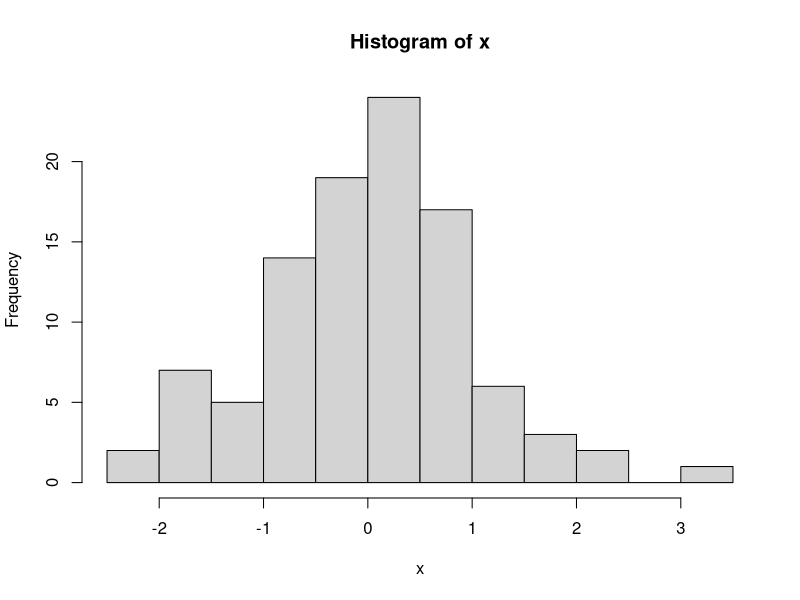
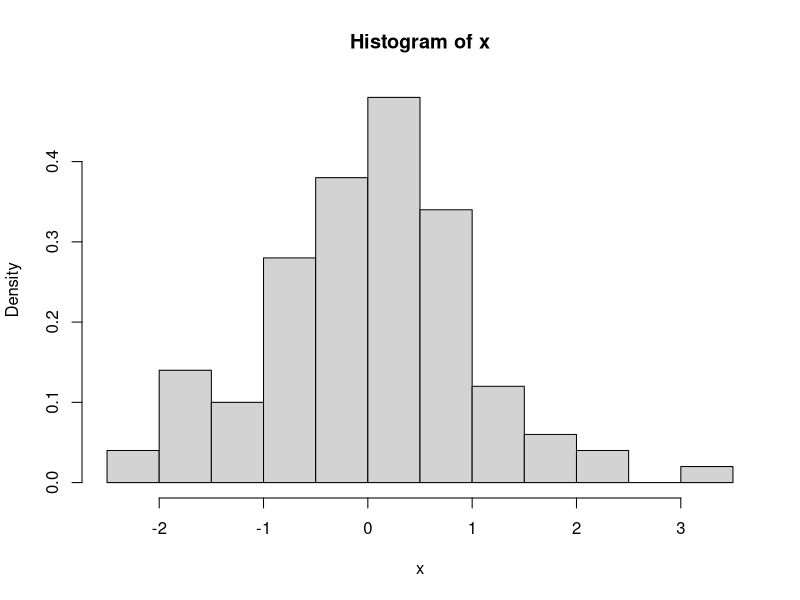
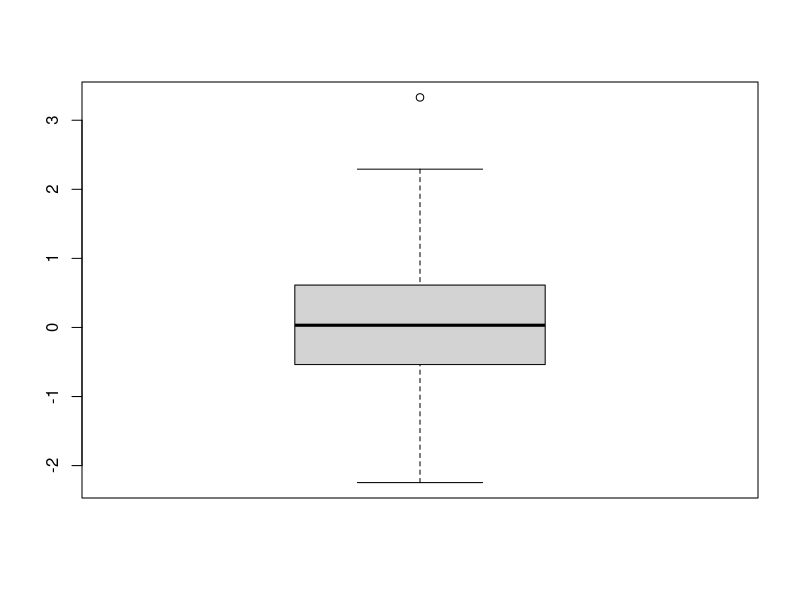
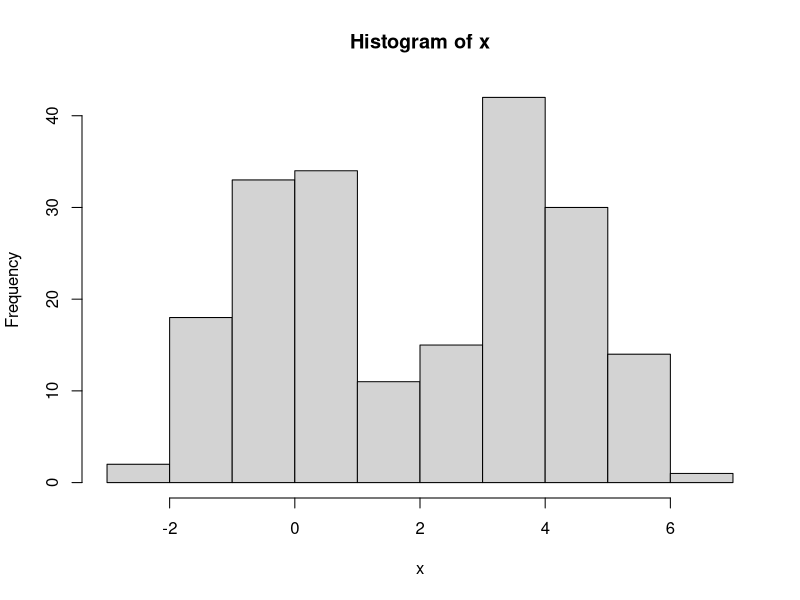
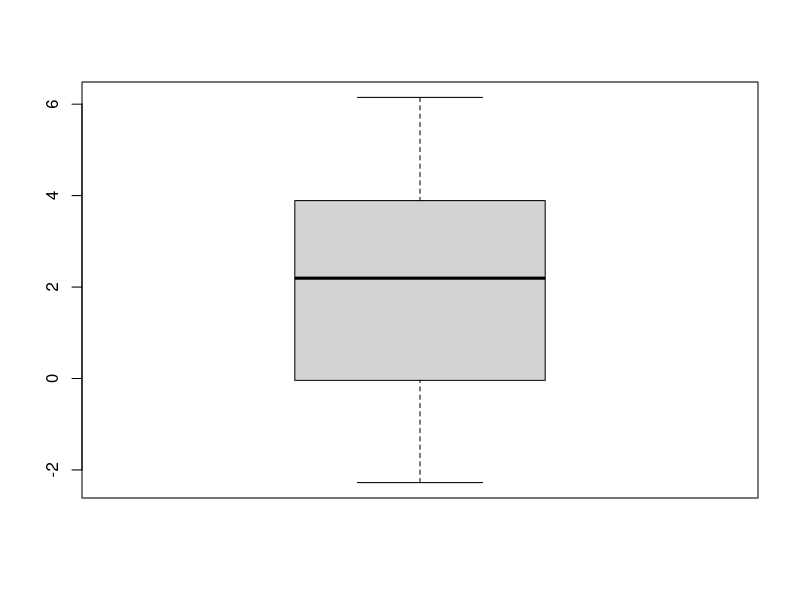
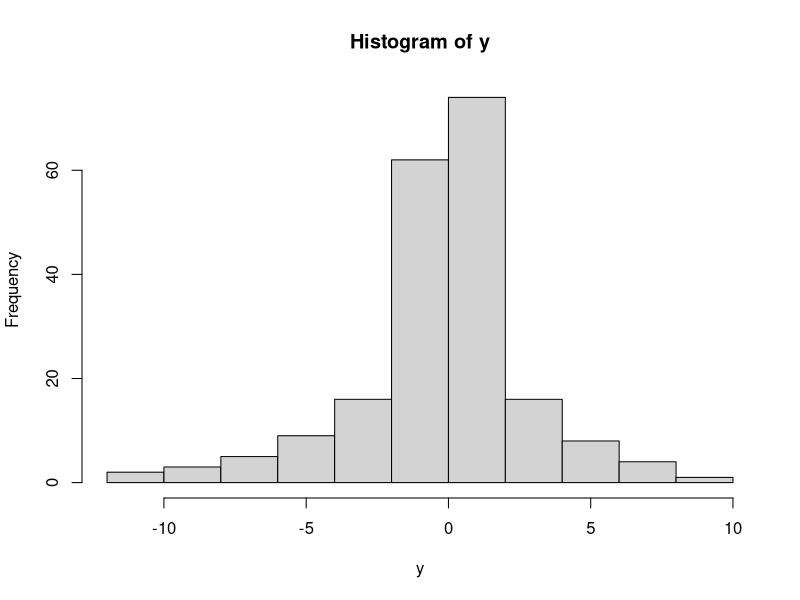
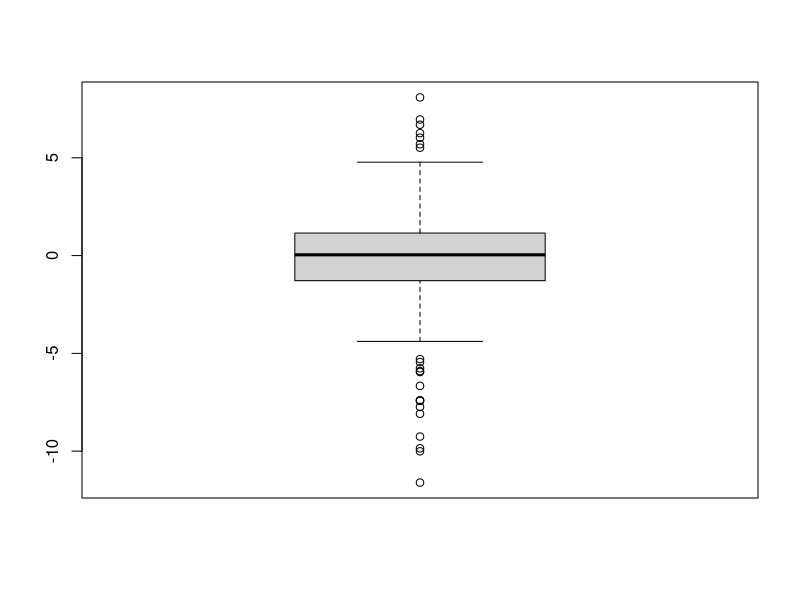
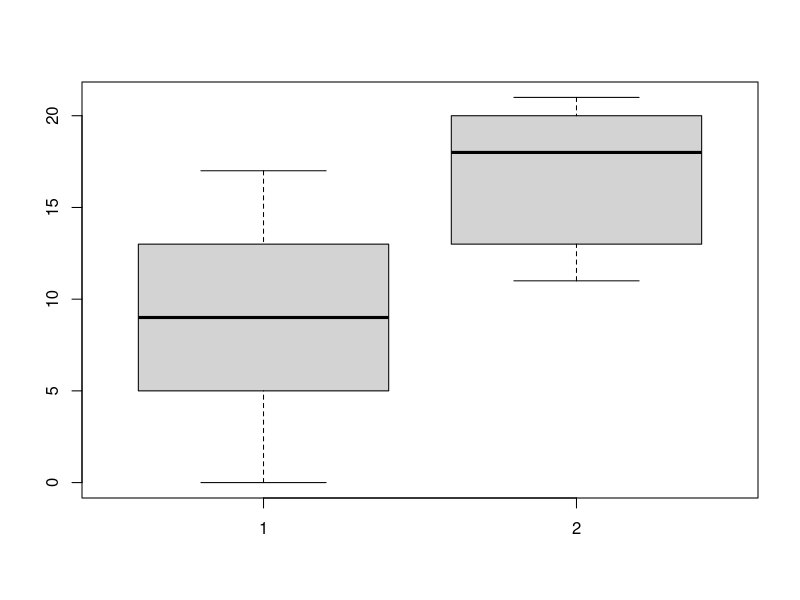

Write the R code that produced these figures, in order.
##### 医学統計勉強会15第一回基本統計量　R code #####

x <- c(0.684, 1.406, -0.663, -0.124, 0.849, -0.888, -0.492, -0.044, -0.188, 0.536, 2.063, -1.379, 0.920, 0.453, 1.239)

## 数量的なデータの要約 ##

sum(x)			# x の要素の和
length(x)		# x の長さ
mean(x)			# x の平均
median(x)		# x の中央値
quantile(x)		# x の四分位点．Five numbers summary
quantile(x, 0.2)	# x の20%パーセント点
summary(x)			# Five numbers summary + 平均

var(x)			# x の分散
sd(x)			# x の標準偏差
sqrt(x)			# x の平方根
sqrt(var(x))	# x の分散の平方根 = x の標準偏差
IQR(x)			# x の四分位点間距離
quantile(x, 0.75) - quantile(x, 0.25)	# 四分位点間距離の定義の確認

## 視覚的なデータの要約 ##

x <- rnorm(100)	# ランダムなサンプルの生成

hist(x)			# ヒストグラム（頻度）
hist(x, freq=F)	# ヒストグラム（相対頻度）

boxplot(x)		# ボックスプロット

# ヒストグラムとボックスプロット #

# 二峰型 #
x1 <- rnorm(100, mean=0)
x2 <- rnorm(100, mean=4)
x <- c(x1, x2)
hist(x)
boxplot(x)

# 裾の重い分布 #
y1 <- rnorm(100, sd=1)
y2 <- rnorm(100, sd=4)
y <- c(y1, y2)
hist(y)
boxplot(y)



## 二標本問題 ##
x1 <- c(8, 17, 9, 5, 14, 13, 13, 3, 9, 0)
x2 <- c(19, 13, 13, 18, 21, 18, 11, 21, 20, 11)

boxplot(x1, x2)

t.test(x1, x2)		# Welch's t test
wilcox.test(x1, x2)	# Mann-Whitney test, Wilcoxon’s rank sum test



## 分散分析 ##

# サンプルデータ #
Data <- data.frame(
  z = c(8, 16, 7, 18, 6, 11, 15, 11, 20, 7, 19, 20, 21, 19, 24), 
  group = factor(c(rep(1,5), rep(2,5), rep(3,5)), label=c("placebo", "drugA", "drugB")))
print(Data)
boxplot(z ~ group, data=Data)

# ANOVA #
fit.aov <- aov(z ~ group, data=Data)
summary(fit.aov)

# Kruskal-Wallis rank sum test #
kruskal.test(z ~ group, data=Data)



## 多重比較 ##

# Tukey's method #
library(MASS)
fit.mc <- TukeyHSD(fit.aov)
print(fit.mc)
plot(fit.mc)

# Dunnett's method (Dunnett post hoc test) #
install.packages("multcomp")	# 最初の一回のみ実行
library(multcomp)
fit.dunnett <- glht(fit.aov, linfct = mcp(group = "Dunnett"))
confint(fit.dunnett, level=0.95)
summary(fit.dunnett)

# William's method #
fit.williams <- glht(fit.aov, linfct = mcp(group = "Williams"))
confint(fit.williams, level=0.95)
summary(fit.williams)
